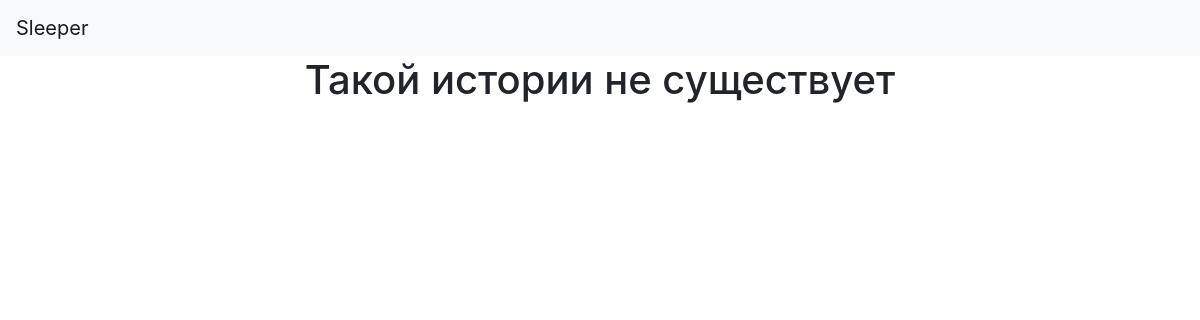
/sleeps/2, run on an earlier commit of the app's database.
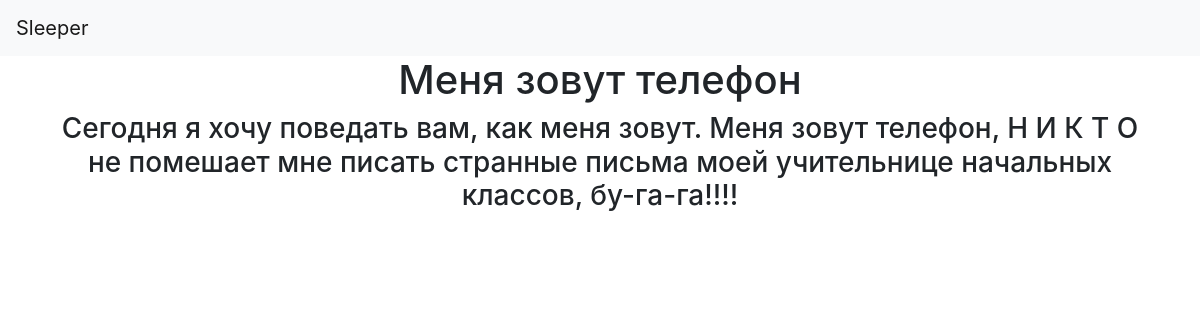
And on a later commit of the database.
### data/stories.py (models this page shows)
class Stories(SqlAlchemyBase):
    __tablename__ = 'stories'
    id = sqlalchemy.Column(sqlalchemy.Integer, primary_key=True, autoincrement=True)
    name = sqlalchemy.Column(sqlalchemy.String)
    text = sqlalchemy.Column(sqlalchemy.TEXT)

### main.py (the view)
@app.route('/sleeps/<id>', methods=['GET'])
def sleep(id):
    try:
        id = int(id)
    except Exception:
        return render_template('read_story.html', message='Ошибка при вводе id', buttons=False, title='Ошибка id')
    answer = functions.reading(id)
    if answer == 'Неверный ID':
        return render_template('read_story.html', name='Такой истории не существует', text='', buttons=False,
                               title='Несуществующая история')
    return render_template('read_story.html', name=answer['name'], text=answer['text'], buttons=False,
                           title=f'История №{id}')

### data/db_session.py (called while the page is built)
def create_session() -> Session:
    global __factory
    return __factory()

### data/functions.py (called while the page is built)
def reading(sleep_id: int):
    db_sess = db_session.create_session()
    story = db_sess.query(stories.Stories).filter(stories.Stories.id == sleep_id).first()
    if not story:
        return 'Неверный ID'
    return {'name': story.name, 'text': story.text}

### templates/read_story.html
{% extends "base.html" %}
{% block content %}
            <div align="center">
                <h1>{{ name }}</h1>
                <h3>{{ text }}</h3>
            </div>
{% endblock %}

What changed in the data, as far as the page shows it:
added Stories: name "Меня зовут телефон", text "Сегодня я хочу поведать вам, как меня зовут. Меня зовут телефон, Н И К Т О не помешает мне писать странные письма моей учительнице начальных классов, бу-га-га!!!!"
Also different on the page:
{{ name }}: "Такой истории не существует" → (not shown)
